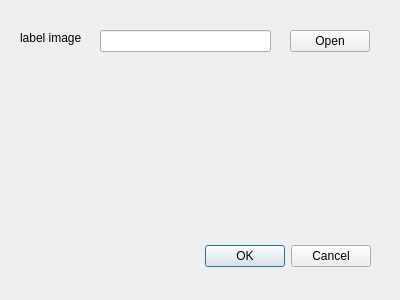
<?xml version="1.0" encoding="UTF-8"?>
<ui version="4.0">
 <class>Dialog_label_check</class>
 <widget class="QDialog" name="Dialog_label_check">
  <property name="geometry">
   <rect>
    <x>0</x>
    <y>0</y>
    <width>400</width>
    <height>300</height>
   </rect>
  </property>
  <property name="windowTitle">
   <string>Dialog</string>
  </property>
  <widget class="QDialogButtonBox" name="buttonBox">
   <property name="geometry">
    <rect>
     <x>30</x>
     <y>240</y>
     <width>341</width>
     <height>32</height>
    </rect>
   </property>
   <property name="orientation">
    <enum>Qt::Horizontal</enum>
   </property>
   <property name="standardButtons">
    <set>QDialogButtonBox::Cancel|QDialogButtonBox::Ok</set>
   </property>
  </widget>
  <widget class="QLineEdit" name="lineEdit">
   <property name="geometry">
    <rect>
     <x>100</x>
     <y>30</y>
     <width>171</width>
     <height>22</height>
    </rect>
   </property>
  </widget>
  <widget class="QLabel" name="label">
   <property name="geometry">
    <rect>
     <x>20</x>
     <y>30</y>
     <width>71</width>
     <height>16</height>
    </rect>
   </property>
   <property name="text">
    <string>label image</string>
   </property>
  </widget>
  <widget class="QPushButton" name="pushButton">
   <property name="geometry">
    <rect>
     <x>290</x>
     <y>30</y>
     <width>80</width>
     <height>22</height>
    </rect>
   </property>
   <property name="text">
    <string>Open</string>
   </property>
  </widget>
 </widget>
 <resources/>
 <connections>
  <connection>
   <sender>buttonBox</sender>
   <signal>accepted()</signal>
   <receiver>Dialog_label_check</receiver>
   <slot>accept()</slot>
   <hints>
    <hint type="sourcelabel">
     <x>248</x>
     <y>254</y>
    </hint>
    <hint type="destinationlabel">
     <x>157</x>
     <y>274</y>
    </hint>
   </hints>
  </connection>
  <connection>
   <sender>buttonBox</sender>
   <signal>rejected()</signal>
   <receiver>Dialog_label_check</receiver>
   <slot>reject()</slot>
   <hints>
    <hint type="sourcelabel">
     <x>316</x>
     <y>260</y>
    </hint>
    <hint type="destinationlabel">
     <x>286</x>
     <y>274</y>
    </hint>
   </hints>
  </connection>
 </connections>
</ui>
